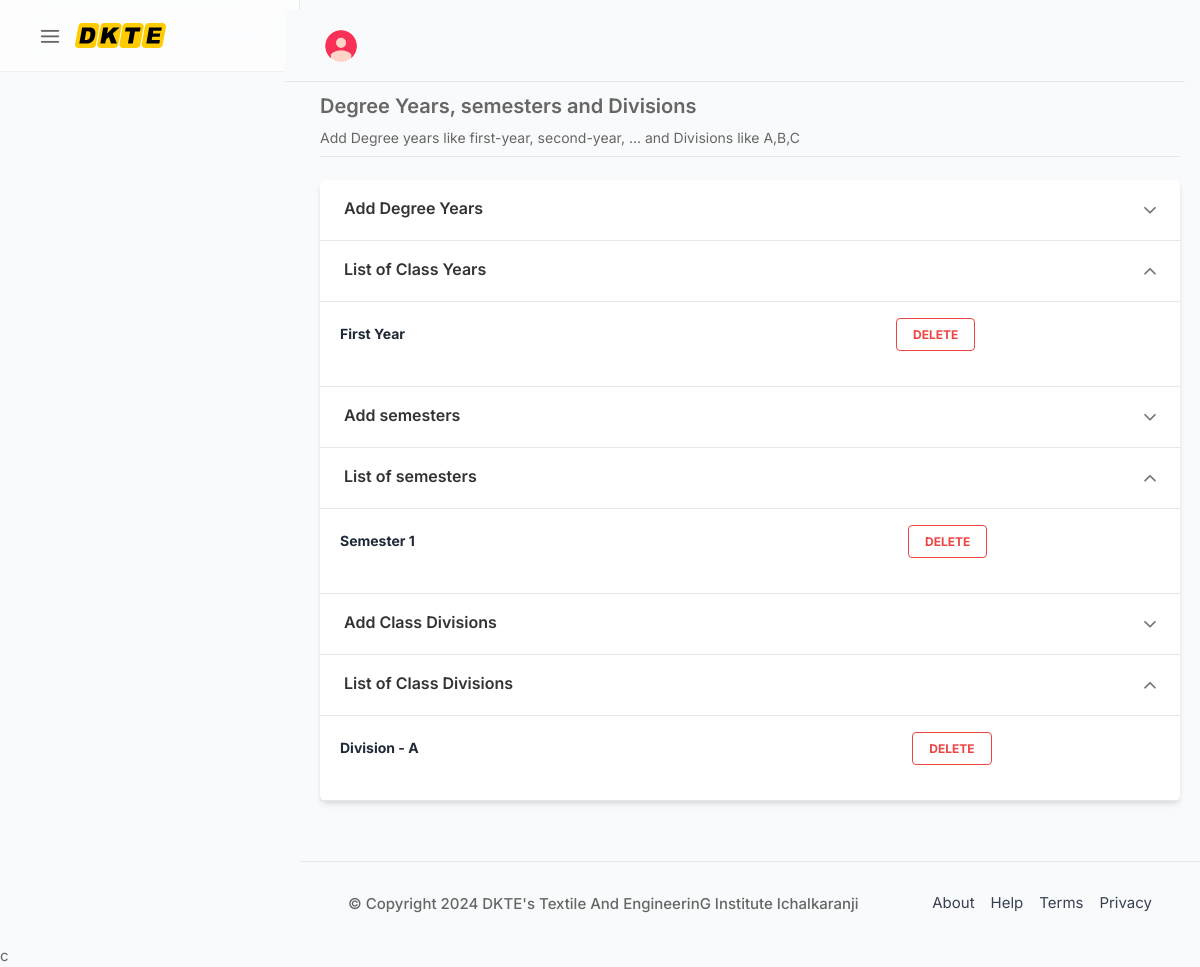
/institute-section/class.php (signed in), run on the app's committed database.
### tables this page shows
CREATE TABLE `class_years` (
  `id` int(10) NOT NULL,
  `year_id` varchar(250) NOT NULL,
  `year_name` varchar(250) NOT NULL
);

CREATE TABLE `semesters` (
  `id` int(10) NOT NULL,
  `sem_id` varchar(100) NOT NULL,
  `sem_name` varchar(250) NOT NULL
);

CREATE TABLE `divisions` (
  `id` int(10) NOT NULL,
  `div_id` varchar(100) NOT NULL,
  `div_name` varchar(100) NOT NULL
);

### institute-section/class.php (the view, shortened to what this page needs)
<?php
include("connection.php");
?>
<!DOCTYPE html>
<html lang="en">
<head>
    <?php include("css.php"); ?>
</head>
<body>
    <div id="wrapper" class="is-verticle">
        <?php include("header.php"); ?>
        <div class="main_content">
            <div class="container">
                <div class="mb-2">
                    <div class="text-xl font-semibold">Degree Years, semesters and Divisions</div>
                    <div class="text-sm mt-2">Add Degree years like first-year, second-year, ... and Divisions like A,B,C</div>
                </div>
                <hr>
                <br>
                <div class="bg-white rounded-md shadow-md">
                    <ul class="space-y-0 rounded-md uk-accordion" uk-accordion="">
                        <li>
                            <a class="uk-accordion-title border-b py-4 px-6" href="#">
                                <div class="flex items-center text-base font-semibold">
                                    Add Degree Years
                                </div>
                            </a>
                        </li>
                        <li class="uk-open">
                            <a class="uk-accordion-title border-b py-4 px-6" href="#">
                                <div class="flex items-center text-base font-semibold">
                                    List of Class Years
                                </div>
                            </a>
                            <div class="uk-accordion-content py-6 px-8 mt-0 border-b" hidden="">
                                <div class="-m-5 divide-y divide-gray-200 text-sm overflow-x-auto" id="dlist">
                                    <table class="table-auto w-full no-scrollbar">
                                        <tbody class="text-sm divide-y divide-gray-100">
                                            <?php
                                            $sql = "SELECT * FROM class_years";
                                            $sql_run = $db->query($sql);
                                            while ($rows = $sql_run->fetch_assoc()) {
                                            ?>
                                                <tr id="<?php echo $rows['year_id'] ?>">
                                                    <td class="p-2 whitespace-nowrap">
                                                        <div class="flex items-center">
                                                            <div class="text-gray-800 font-bold"><?php echo $rows['year_name'] ?></div>
                                                        </div>
                                                    </td>
                                                    <td class="p-2 whitespace-nowrap">
                                                        <div class="text-center "><a href="#" onclick="delete_year('<?php echo $rows['year_id'] ?>');" class="text-red-500 bg-transparent border border-solid border-red-500 hover:bg-red-500 hover:text-white active:bg-red-600 font-bold uppercase text-xs px-4 py-2 rounded outline-none focus:outline-none mr-1 mb-1 ease-linear transition-all duration-150">Delete</a></div>
                                                    </td>
                                                </tr>
                                            <?php } ?>
                                        </tbody>
                                    </table>
                                </div>
                            </div>
                        </li>
                        <li>
                            <a class="uk-accordion-title border-b py-4 px-6" href="#">
                                <div class="flex items-center text-base font-semibold">
                                    Add semesters
                                </div>
                            </a>
                        </li>
                        <li class="uk-open">
                            <a class="uk-accordion-title border-b py-4 px-6" href="#">
                                <div class="flex items-center text-base font-semibold">
                                    List of semesters
                                </div>
                            </a>
                            <div class="uk-accordion-content py-6 px-8 mt-0 border-b" hidden="">
                                <div class="-m-5 divide-y divide-gray-200 text-sm overflow-x-auto" id="dlist_s">
                                    <table class="table-auto w-full no-scrollbar">
                                        <tbody class="text-sm divide-y divide-gray-100">
                                            <?php
                                            $sql = "SELECT * FROM semesters";
                                            $sql_run = $db->query($sql);
                                            while ($rows = $sql_run->fetch_assoc()) {
                                            ?>
                                                <tr id="<?php echo $rows['sem_id'] ?>">
                                                    <td class="p-2 whitespace-nowrap">
                                                        <div class="flex items-center">
                                                            <div class="text-gray-800 font-bold"><?php echo $rows['sem_name'] ?></div>
                                                        </div>
                                                    </td>
                                                    <td class="p-2 whitespace-nowrap">
                                                        <div class="text-center "><a href="#" onclick="delete_sem('<?php echo $rows['sem_id'] ?>');" class="text-red-500 bg-transparent border border-solid border-red-500 hover:bg-red-500 hover:text-white active:bg-red-600 font-bold uppercase text-xs px-4 py-2 rounded outline-none focus:outline-none mr-1 mb-1 ease-linear transition-all duration-150">Delete</a></div>
                                                    </td>
                                                </tr>
                                            <?php } ?>
                                        </tbody>
                                    </table>
                                </div>
                            </div>
                        </li>
                        <li>
                            <a class="uk-accordion-title border-b py-4 px-6" href="#">
                                <div class="flex items-center text-base font-semibold">
                                    Add Class Divisions
                                </div>
                            </a>
                        </li>
                        <li class="uk-open">
                            <a class="uk-accordion-title border-b py-4 px-6" href="#">
                                <div class="flex items-center text-base font-semibold">
                                    List of Class Divisions
                                </div>
                            </a>
                            <div class="uk-accordion-content py-6 px-8 mt-0 border-b" hidden="">
                                <div class="-m-5 divide-y divide-gray-200 text-sm overflow-x-auto" id="dlist_d">
                                    <table class="table-auto w-full no-scrollbar">
                                        <tbody class="text-sm divide-y divide-gray-100">
                                            <?php
                                            $sql = "SELECT * FROM divisions";
                                            $sql_run = $db->query($sql);
                                            while ($rows = $sql_run->fetch_assoc()) {
                                            ?>
                                                <tr id="<?php echo $rows['div_id'] ?>">
                                                    <td class="p-2 whitespace-nowrap">
                                                        <div class="flex items-center">
                                                            <div class="text-gray-800 font-bold">Division - <?php echo $rows['div_name'] ?></div>
                                                        </div>
                                                    </td>
                                                    <td class="p-2 whitespace-nowrap">
                                                        <div class="text-center "><a href="#" onclick="delete_div('<?php echo $rows['div_id'] ?>');" class="text-red-500 bg-transparent border border-solid border-red-500 hover:bg-red-500 hover:text-white active:bg-red-600 font-bold uppercase text-xs px-4 py-2 rounded outline-none focus:outline-none mr-1 mb-1 ease-linear transition-all duration-150">Delete</a></div>
                                                    </td>
                                                </tr>
                                            <?php } ?>
                                        </tbody>
                                    </table>
                                </div>
                            </div>
                        </li>
                    </ul>
                </div>
            </div>
            <?php include("footer.php"); ?>
        </div>
        <script src="validate/class.js"></script>c
    </div>
</body>
</html>

### assets/css/uikit.css (style rules this page uses)
.uk-accordion { padding: 0; list-style: none; }
.uk-accordion > :nth-child(n+2) { margin-top: 20px; }
.uk-accordion-title { display: block; font-size: 1.1rem; line-height: 1.4; color: #333; overflow: hidden; }
.uk-accordion-title::before { font-size: 20px; width: 1.4em; margin-right: -12px; float: right; font-family: "Feather-Icons"; content: "\e92e"; color: rgba(0, 0, 0, 0.54); }
.uk-open > .uk-accordion-title::before { content: "\e931"; }
.uk-accordion-content { margin-top: 20px; }
.uk-accordion-content::before, .uk-accordion-content::after { content: ""; display: table; }
.uk-accordion-content::after { clear: both; }
.uk-accordion-content > :last-child { margin-bottom: 0; }

### data on the page
class_years: year_name "First Year"
semesters: sem_name "Semester 1"
divisions: div_name "A"

### other printed values
$college "DKTE's Textile And EngineerinG Institute Ichalkaranji"
